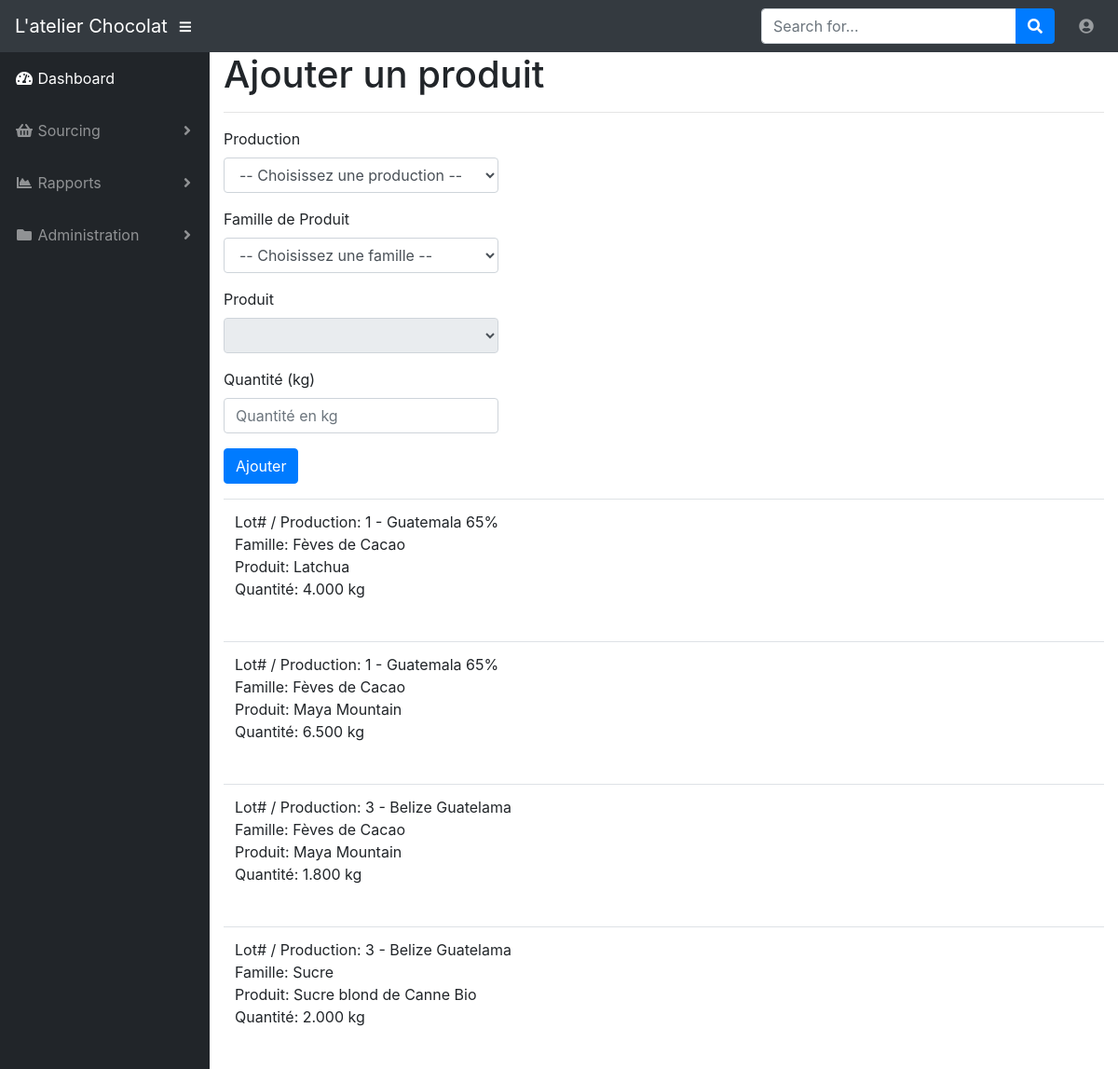
The page /add_production_item (signed in) on the database as committed earlier.
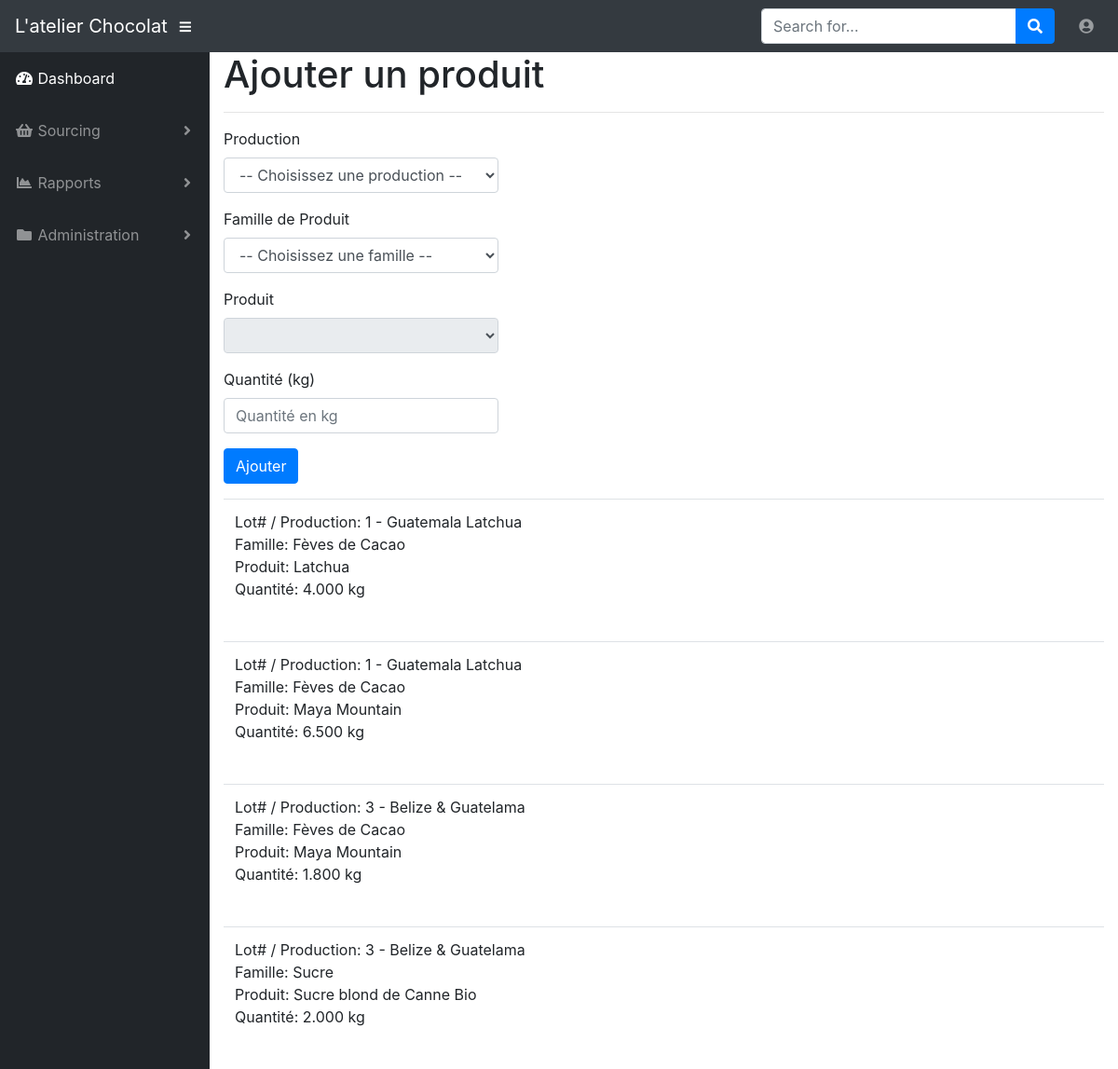
The same page on the database as committed later.
### app/models.py (models this page shows, shortened)
class ProductionItem(db.Model):
    id = db.Column(db.Integer, primary_key=True)
    production_id = db.Column(db.Integer, db.ForeignKey('production.id'))
    product_family_id = db.Column(db.Integer, db.ForeignKey('product_family.id'))
    product_id = db.Column(db.Integer, db.ForeignKey('product.id'))
    quantity = db.Column(db.DECIMAL(6, 3))

class Production(db.Model):
    id = db.Column(db.Integer, primary_key=True)
    date = db.Column(db.Date, index=True)
    name = db.Column(db.String(64), index=True)
    comment = db.Column(db.Text())
    timestamp = db.Column(db.DateTime, index=True, default=datetime.utcnow)
    user_id = db.Column(db.Integer, db.ForeignKey('user.id'))
    production_items = db.relationship('ProductionItem', backref='production_production_item', lazy='dynamic')

class ProductFamily(db.Model):
    id = db.Column(db.Integer, primary_key=True)
    name = db.Column(db.String(64), index=True, unique=True)
    icon = db.Column(db.String(32))
    products = db.relationship('Product', backref='product_product', lazy='dynamic')
    production_items = db.relationship('ProductionItem', backref='product_family_production_item', lazy='dynamic')

class Product(db.Model):
    id = db.Column(db.Integer, primary_key=True)
    name = db.Column(db.String(4), index=True, unique=True)
    origin = db.Column(db.String(32), index=True)
    organic = db.Column(db.Boolean())
    fair_trade = db.Column(db.Boolean())
    crop = db.Column(db.Integer)
    comment = db.Column(db.Text())
    colour = db.Column(db.String(16))
    product_family_id = db.Column(db.Integer, db.ForeignKey('product_family.id'))
    production_items = db.relationship('ProductionItem', backref='product_production_item', lazy='dynamic')

### app/productions/routes.py (the view, shortened to what this page needs)
@bp.route('/add_production_item', methods=['GET', 'POST'])
@login_required
def add_production_item():
    form = ProductionItemForm()
    form.product_family_id.choices = [(row.id, row.name) for row in ProductFamily.query.all()]
    form.product_id.choices = [(row.id, row.name) for row in Product.query.all()]
    if request.method == 'GET':
        page = request.args.get('page', 1, type=int)
        pagination = ProductionItem.query.order_by(ProductionItem.id.asc()).paginate(page, 4, False)
        production_items = pagination.items
        return render_template('productions/add_production_item.html', title='Ajouter des produits', form=form,
                               production_items=production_items, pagination=pagination)

### app/models.py (called while the page is built)
@login.user_loader
def load_user(id):
    return User.query.get(int(id))

### app/productions/forms.py (called while the page is built)
def get_productions():
    return Production.query.order_by(Production.id)

def get_product_families():
    return ProductFamily.query.order_by(ProductFamily.name)

def get_products():
    return Product.query.order_by(Product.name)

### app/templates/productions/add_production_item.html (shortened to what this page needs)
{% extends "base.html" %}
{% import 'bootstrap/wtf.html' as wtf %}
{% import "_macros.html" as macros %}
{% block app_content %}
    <h1>Ajouter un produit</h1>
    <hr>
    <table class="table table-hover">
        <tr>
            <div class="row">
                <div class="col-sm-4">
                    <form class="form form-horizontal" method="post" role="form">
                        {{ wtf.form_field(form.production_id) }}
                        {{ wtf.form_field(form.product_family_id) }}
                        {{ wtf.form_field(form.product_id) }}
                        {{ wtf.form_field(form.quantity, placeholder='Quantité en kg') }}
                        {{ wtf.form_field(form.submit, button_map={'submit': 'primary'}) }}
                    </form>
                </div>
            </div>
        </tr>
        <tr>
            <div class="col-sm-6">
                <div class="pagination">
                    {% for production_item in production_items %}
                        {% include 'productions/_production_item.html' %}
                    {% endfor %}
                </div>
            </div>
        </tr>
    </table>
{% endblock %}
{% block scripts %}
    {{ super() }}
{% endblock %}

### app/templates/productions/_production_item.html
<table class="table table-hover">
    <tr>
        <td>
            <div class="row">
                <div class="col-sm-6">
                    <p>Lot# / Production: {{ production_item.production_id }} - {{ production_item.production_production_item.name }}<br>
                    Famille: {{ production_item.product_family_production_item.name }}<br>
                    Produit: {{ production_item.product_production_item.name }}<br>
                    Quantité: {{ production_item.quantity }} kg</p>
                </div>
            </div>
        </td>
    </tr>
</table>

Rows that differ between the two databases and show on the page:
changed through a linked row, ProductionItem "Latchua": production_production_item.name "Guatemala 65%" → "Guatemala Latchua"
changed through a linked row, ProductionItem (number 2 of 4 on the later page): production_production_item.name "Guatemala 65%" → "Guatemala Latchua"
changed through a linked row, ProductionItem (number 3 of 4 on the later page): production_production_item.name "Belize Guatelama" → "Belize & Guatelama"
changed through a linked row, ProductionItem "Sucre": production_production_item.name "Belize Guatelama" → "Belize & Guatelama"
